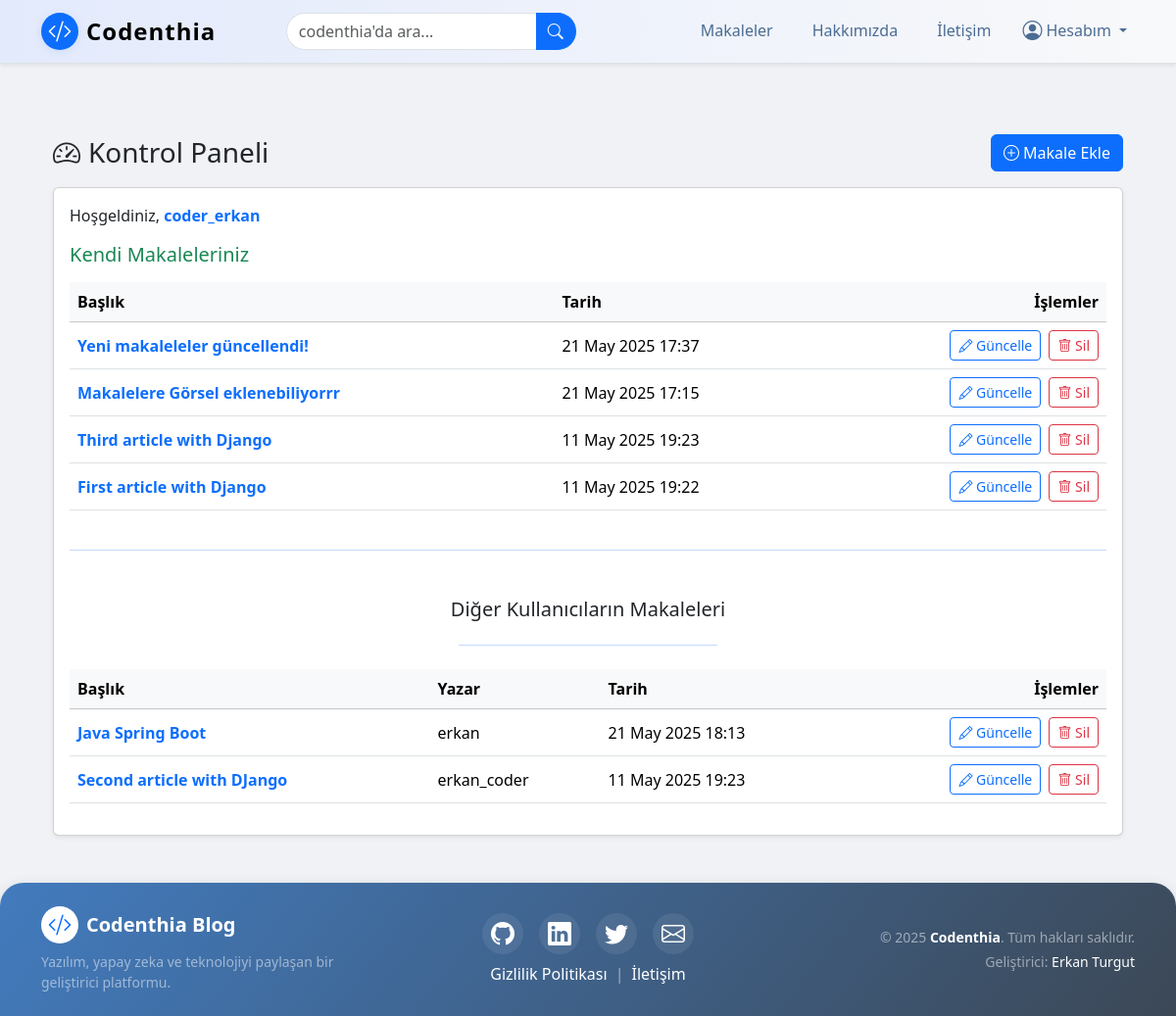
Screenshot of /articles/dashboard/ (signed in) with the database file from the repository.
### article/models.py (models this page shows, shortened)
class Article(models.Model):
    author = models.ForeignKey("auth.User", on_delete=models.CASCADE , verbose_name="Yazar")  # Bu alan, yazının yazarını (kullanıcıyı) temsil eder ve yazar silindiğinde yazıları da silinir
    title = models.CharField(max_length=50, verbose_name="Başlık") # Bu alan, yazının başlığını temsil eder ve maksimum 50 karakterlik bir metin alır
    content = RichTextField(verbose_name="İçerik") # Bu alan, yazının içeriğini temsil eder ve metin içerikleri için kullanılır
    created_date = models.DateTimeField(auto_now_add=True , verbose_name="Oluşturulma Tarihi") # Bu alan, yazının oluşturulma tarihini otomatik olarak ekler
    image = models.ImageField(upload_to='article_images/', null=True, blank=True)  # <-- yeni alan

### article/views.py (the view)
# urls.py: path('dashboard/', views.dashboard, name="dashboard"), # Bu kod, kontrol paneli sayfasını temsil eder ve dashboard fonksiyonunu çağırır
@login_required
def dashboard(request):
    user_articles = Article.objects.filter(author=request.user).order_by('-created_date') # Bu kod, kullanıcının yazdığı makaleleri oluşturma tarihine göre sıralar
    other_articles = Article.objects.none()
    if request.user.is_superuser or request.user.is_staff: # Bu kod, kullanıcının admin olup olmadığını kontrol eder
        other_articles = Article.objects.exclude(author=request.user).order_by('-created_date') # Bu kod, kullanıcının yazdığı makaleleri oluşturma tarihine göre sıralar
    return render(request, 'dashboard.html', { # Bu kod, kontrol paneline yönlendirir
        'user_articles': user_articles,
        'other_articles': other_articles
    })

### templates/dashboard.html
{% extends "layout.html" %} {% block body %}
<div class="container my-5">
    <div class="d-flex justify-content-between align-items-center mb-3">
        <h3 class="mb-0"><i class="bi bi-speedometer2 me-2"></i>Kontrol Paneli</h3>
        <a class="btn btn-primary" href="{% url 'article:addarticle' %}">
            <i class="bi bi-plus-circle me-1"></i>Makale Ekle
        </a>
    </div>
    <div class="card shadow-sm">
        <div class="card-body">
            <p class="mb-3">
                Hoşgeldiniz, <span class="fw-bold text-primary">{{ request.user.username }}</span>
            </p>
            <h5 class="mb-3 text-success">Kendi Makaleleriniz</h5>
            <div class="table-responsive mb-4">
                {% if user_articles %}
                <table class="table table-hover align-middle">
                    <thead class="table-light">
                        <tr>
                            <th>Başlık</th>
                            <th>Tarih</th>
                            <th class="text-end">İşlemler</th>
                        </tr>
                    </thead>
                    <tbody>
                        {% for article in user_articles %}
                        <tr>
                            <td class="fw-semibold"> <a class="text-decoration-none " href="/articles/detail/{{article.id}}">{{ article.title }}</a>
                            </td>
                            <td>{{ article.created_date|date:"d M Y H:i" }}</td>
                            <td class="text-end">
                                <a href="/articles/update/{{article.id}}" class="btn btn-sm btn-outline-primary me-1">
                                    <i class="bi bi-pencil"></i> Güncelle
                                </a>
                                <a href="/articles/delete/{{article.id}}" class="btn btn-sm btn-outline-danger" onclick="return confirm('Silmek istediğinize emin misiniz?');">
                                    <i class="bi bi-trash"></i> Sil
                                </a>
                            </td>
                        </tr>
                        {% endfor %}
                    </tbody>
                </table>
                {% else %}
                <div class="alert alert-danger text-center" role="alert">
                    Henüz makaleniz yok.
                </div>
                {% endif %}
            </div>
            {% if request.user.is_superuser or request.user.is_staff %}
            <hr class="my-4 border-primary border-1">
            <h5 class="mb-3 text-dark text-shadow text-center mt-5">Diğer Kullanıcıların Makaleleri</h5>
            <hr class="my-4 border-primary border-1 w-25  mx-auto">
            <div class="table-responsive">
                {% if other_articles %}
                <table class="table table-hover align-middle">
                    <thead class="table-light">
                        <tr>
                            <th>Başlık</th>
                            <th>Yazar</th>
                            <th>Tarih</th>
                            <th class="text-end">İşlemler</th>
                        </tr>
                    </thead>
                    <tbody>
                        {% for article in other_articles %}
                        <tr>
                            <td class="fw-semibold"> <a class="text-decoration-none " href="/articles/detail/{{article.id}}">{{ article.title }}</a>
                            </td>
                            <td>{{ article.author }}</td>
                            <td>{{ article.created_date|date:"d M Y H:i" }}</td>
                            <td class="text-end">
                                <a href="/articles/update/{{article.id}}" class="btn btn-sm btn-outline-primary me-1">
                                    <i class="bi bi-pencil"></i> Güncelle
                                </a>
                                <a href="/articles/delete/{{article.id}}" class="btn btn-sm btn-outline-danger" onclick="return confirm('Silmek istediğinize emin misiniz?');">
                                    <i class="bi bi-trash"></i> Sil
                                </a>
                            </td>
                        </tr>
                        {% endfor %}
                    </tbody>
                </table>
                {% else %}
                <div class="alert alert-info text-center" role="alert">
                    Diğer kullanıcıların makalesi yok.
                </div>
                {% endif %}
            </div>
            {% endif %}
        </div>
    </div>
</div>
{% endblock %}

### rows the page displays
Article: title "Yeni makaleleler güncellendi!", created_date "21 May 2025 17:37"
Article: title "Makalelere Görsel eklenebiliyorrr", created_date "21 May 2025 17:15"
Article: title "Third article with Django", created_date "11 May 2025 19:23"
Article: title "First article with Django", created_date "11 May 2025 19:22"
Article: title "Java Spring Boot", author "erkan", created_date "21 May 2025 18:13"
Article: title "Second article with DJango", author "erkan_coder", created_date "11 May 2025 19:23"

### other values shown
{{ request.user.username }} "coder_erkan"
